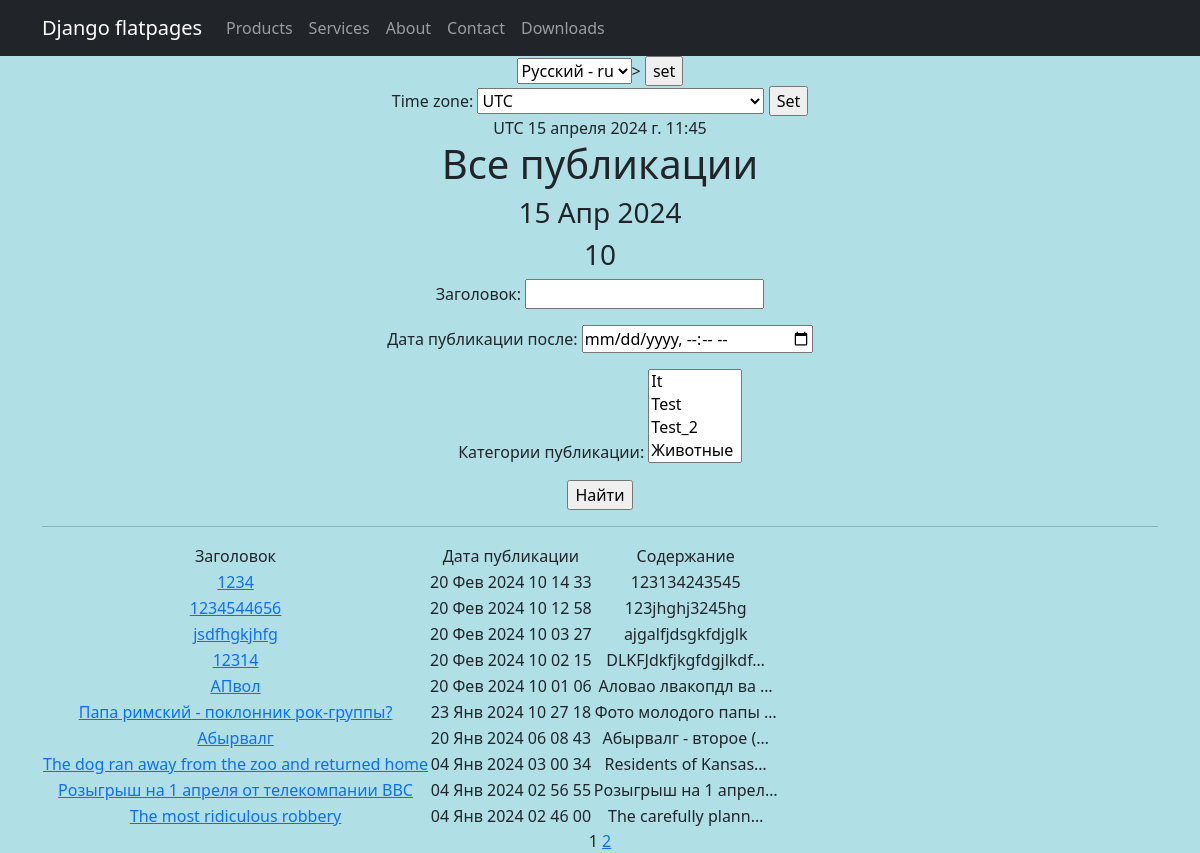
Page /news/ on the committed database.
### news/models.py (models this page shows, shortened)
class Post(models.Model):
    article = 'AR' or 'Статья'
    news = 'NE'
    CATEGORY_MATERIAL = [
        (article, 'Статья'),
        (news, 'Новость')
    ]
    author = models.ForeignKey(Author, on_delete=models.CASCADE)
    category_post = models.CharField(max_length=2, choices=CATEGORY_MATERIAL, default=article)
    time_in = models.DateTimeField(auto_now_add=True)
    category_post_many = models.ManyToManyField(Category, through='PostCategory')
    title = models.CharField(max_length=128)
    text = models.TextField()
    rating = models.IntegerField(default=0)

### news/views.py (the view, shortened to what this page needs)
# urls.py: path('', PostList.as_view(), name='post_list'),  # cache_page(60)(PostList.as_view())
class PostList(ListView):
    model = Post
    ordering = '-time_in'
    template_name = 'posts.html'
    context_object_name = 'posts'
    paginate_by = 10
    def get_queryset(self):
        queryset = super().get_queryset()
        self.filterset = PostFilter(self.request.GET, queryset)
        return self.filterset.qs
    def get_context_data(self, **kwargs):
        context = super().get_context_data(**kwargs)
        context['time_now'] = datetime.utcnow()
        context['next_sale'] = None
        context['filterset'] = self.filterset
        context['current_time'] = timezone.localtime(timezone.now()),
        context['timezones'] = pytz.common_timezones
        return context

### news/models.py (called while the page is built)
    def __str__(self):
        return self.name.title()

### news/templatetags/custom_filters.py (called while the page is built)
@register.filter()
def censor(text):
    if not isinstance(text, str):
        raise StrException
    else:
        text_list = text.split()
        censor_list = []
        for word in text_list:
            clean_word = ''.join(c for c in word if c not in string.punctuation)
            if clean_word.lower() in BAD_WORDS:
                censor_word = clean_word[0] + (len(clean_word) - 1) * '*'
                censor_list.append(word.replace(clean_word, censor_word))
            else:
                censor_list.append(word)
    return ' '.join(censor_list)

### news/templatetags/custom_tags.py (called while the page is built)
@register.simple_tag(takes_context=True)
def url_replace(context, **kwargs):
    d = context['request'].GET.copy()
    for k, v in kwargs.items():
        d[k] = v
    return d.urlencode()

### templates/posts.html (shortened to what this page needs)
{% extends 'flatpages/default.html' %}
{% load i18n %}
{% load tz %}
{% load custom_filters %}
{% load custom_tags %}
{% block content %}
    {% trans "Найти" as search %}
    <form action="{% url 'set_language' %}" method="POST"> {% csrf_token %}
        {% get_current_language as LANGUAGE_CODE %}
        <select name="language" id="">
            {% get_available_languages as LANGUAGES %}
            {% get_language_info_list for LANGUAGES as languages %}
            {% for language in languages %}
                <option value="{{ language.code }}" {% if language.code == LANGUAGE_CODE %} selected {% endif %}>
                    {{ language.name_local }} - {{ language.code }}
                </option>
            {% endfor %}
        </select>>
        <input type="submit" value="set">
    </form>
    {% get_current_timezone as TIME_ZONE %}
    <form action="" method="POST">
        <label for="timezone">Time zone:</label>
        <select name="timezone">
            {% for tz in timezones %}
            <option value="{{ tz }}"{% if tz == TIME_ZONE %} selected{% endif %}>{{ tz }}</option>
            {% endfor %}
        </select>
        <input type="submit" value="Set">
    </form>
    {{ TIME_ZONE }}
    {{ time_now|timezone:TIME_ZONE }}
    <h1>{% trans "Все публикации" %}</h1>
    <h3>{{ time_now|date:'d M Y' }}</h3>
    <h3> {{ posts|length }} </h3>
    <form action="" method="get">
        {{ filterset.form.as_p }}
        <input type="submit" value="{{ search }}" />
    </form>
    <hr>
    {% if posts %}
        <table>
            <tr>
                <td>{% trans "Заголовок" %}</td>
                <td>{% trans "Дата публикации" %}</td>
                <td>{% trans "Содержание" %}</td>
            </tr>
            {% for post in posts %}
            <tr>
                <td><a href="{% url 'post_detail' pk=post.id %}">{{ post.title }}</a></td>
                <td>{{ post.time_in|date:'d M Y h i s' }}</td>
                <td>{{ post.text|truncatechars:20|censor }}</td>
                <td>
                </td>
            </tr>
            {% endfor %}
        </table>
    {% else %}
        <h2>Публикаций нет</h2>
    {% endif %}
   {{ page_obj.number }}
   {% if page_obj.has_next %}
       <a href="?{% url_replace page=page_obj.next_page_number %}">{{ page_obj.next_page_number }}</a>
   {% endif %}
{% endblock content %}

### rows in the picture
Post: title "1234", time_in "20 Фев 2024 10 14 33", text|censor "123134243545"
Post: title "1234544656", time_in "20 Фев 2024 10 12 58", text|censor "123jhghj3245hg"
Post: title "jsdfhgkjhfg", time_in "20 Фев 2024 10 03 27", text|censor "ajgalfjdsgkfdjglk"
Post: title "12314", time_in "20 Фев 2024 10 02 15", text|censor "DLKFJdkfjkgfdgjlkdf…"
Post: title "АПвол", time_in "20 Фев 2024 10 01 06", text|censor "Аловао лвакопдл ва …"
Post: title "Папа римский - поклонник рок-группы?", time_in "23 Янв 2024 10 27 18", text|censor "Фото молодого папы …"
Post: title "Абырвалг", time_in "20 Янв 2024 06 08 43", text|censor "Абырвалг - второе (…"
Post: title "The dog ran away from the zoo and returned home", time_in "04 Янв 2024 03 00 34", text|censor "Residents of Kansas…"
Post: title "Розыгрыш на 1 апреля от телекомпании ВВС", time_in "04 Янв 2024 02 56 55", text|censor "Розыгрыш на 1 апрел…"
Post: title "The most ridiculous robbery", time_in "04 Янв 2024 02 46 00", text|censor "The carefully plann…"

### other values in the picture
{{ TIME_ZONE }} "UTC"
{{ time_now|timezone:TIME_ZONE }} "15 апреля 2024 г. 11:45"
{{ time_now|date:'d M Y' }} "15 Апр 2024"
{{ posts|length }} "10"
{{ page_obj.number }} "1"
{{ page_obj.next_page_number }} "2"
form field language "Русский - ru"
form field timezone "UTC"
